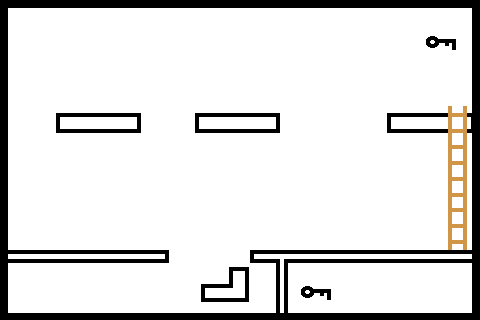

Tiled map render using the project's own tile images. Description and the whole map definition, tile-layer contents included, below:
An orthogonal 15x10 tile map with 32x32 px tiles, 1 tile layer (Tile Layer 1) and 15 objects.

<map version="1.2" tiledversion="1.2.3" orientation="orthogonal" renderorder="right-down" width="15" height="10" tilewidth="32" tileheight="32" infinite="0" nextlayerid="8" nextobjectid="19">
 <tileset firstgid="1" source="lvl2.2.tsx" />
 <layer id="1" name="Tile Layer 1" width="15" height="10">
  <data encoding="csv">
1,2,3,4,5,6,7,8,9,10,11,12,13,14,15,
16,17,18,19,20,21,22,23,24,25,26,27,28,29,30,
31,32,33,34,35,36,37,38,39,40,41,42,43,44,45,
46,47,48,49,50,51,52,53,54,55,56,57,58,59,60,
61,62,63,64,65,66,67,68,69,70,71,72,73,74,75,
76,77,78,79,80,81,82,83,84,85,86,87,88,89,90,
91,92,93,94,95,96,97,98,99,100,101,102,103,104,105,
106,107,108,109,110,111,112,113,114,115,116,117,118,119,120,
121,122,123,124,125,126,127,128,129,130,131,132,133,134,135,
136,137,138,139,140,141,142,143,144,145,146,147,148,149,150
</data>
 </layer>
 <objectgroup id="2" name="Ladders">
  <object id="16" x="449" y="247">
   <polygon points="0,0 17,0 17,-146 0,-146" />
  </object>
 </objectgroup>
 <objectgroup id="6" name="Exit" />
 <objectgroup id="3" name="Key1">
  <object id="13" x="298" y="279">
   <polygon points="0,0 0,24 38,24 38,0" />
  </object>
 </objectgroup>
 <objectgroup id="7" name="Key2">
  <object id="14" x="421" y="31">
   <polygon points="0,0 0,21 40,21 39,-1" />
  </object>
 </objectgroup>
 <objectgroup id="4" name="Spikes" />
 <objectgroup id="5" name="Ground">
  <object id="1" x="0" y="320">
   <polygon points="0,0 480,0 480,-8 -1,-8" />
  </object>
  <object id="2" x="0" y="0">
   <polygon points="0,0 480,0 480,9 -1,8" />
  </object>
  <object id="3" x="-1" y="10">
   <polygon points="0,0 0,301 10,301 10,-2" />
  </object>
  <object id="4" x="9" y="252">
   <polygon points="0,0 158,0 158,7 1,9" />
  </object>
  <object id="6" x="57" y="130">
   <polygon points="0,0 82,0 81,-16 0,-16" />
  </object>
  <object id="7" x="197" y="115">
   <polygon points="0,0 82,0 82,14 0,16" />
  </object>
  <object id="8" x="388" y="115">
   <polygon points="0,0 53,-1 53,16 0,15" />
  </object>
  <object id="9" x="482" y="11">
   <polygon points="0,0 0,301 -9,301 -9,-1" />
  </object>
  <object id="10" x="249" y="250">
   <polygon points="0,0 224,0 224,12 3,12" />
  </object>
  <object id="11" x="277" y="264">
   <polygon points="0,0 0,46 9,46 10,-2" />
  </object>
  <object id="17" x="202" y="299">
   <polygon points="0,0 44,1 45,-14 1,-13" />
  </object>
  <object id="18" x="231" y="283">
   <polygon points="0,0 -1,-14 16,-14 16,1" />
  </object>
 </objectgroup>
</map>
